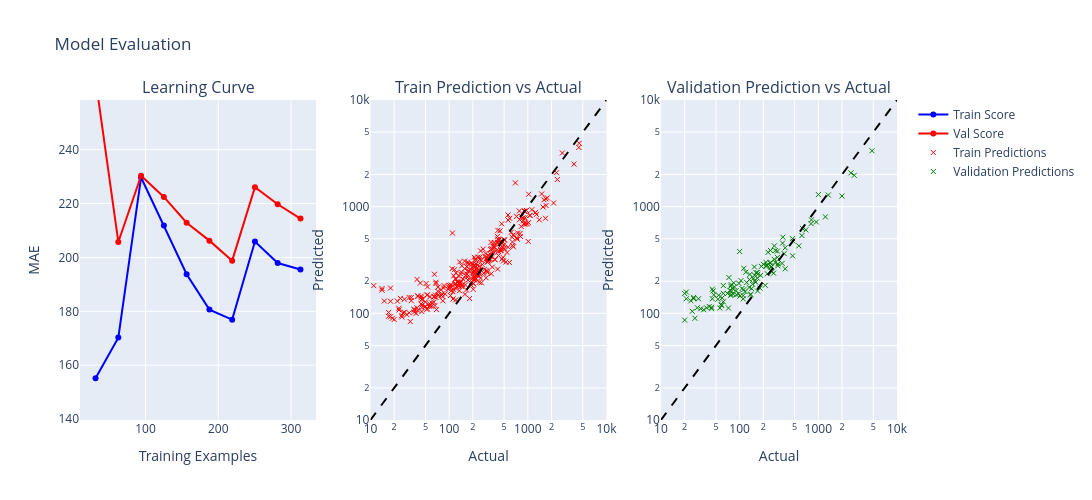

The notebook cell saved with this chart:
### Code cell
plotting_pred_vs_actual_LC(pipeline2, X_train_ride_2, y_train_ride_2, X_val_ride_2, y_val_ride_2, X_train_ride_T1, X_val_ride_T1)
